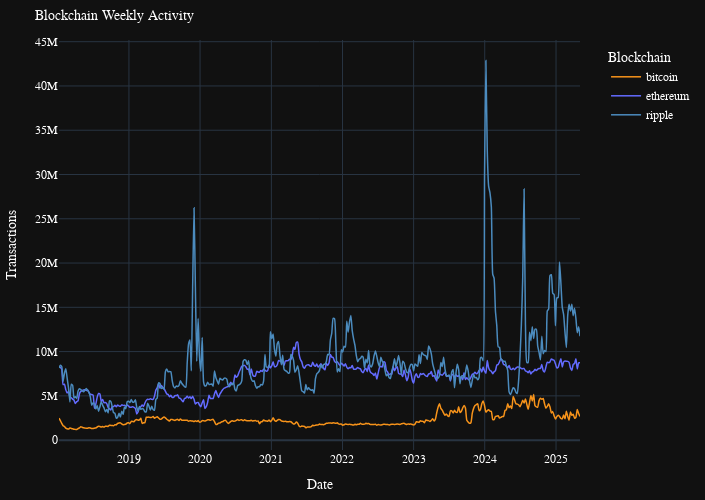

The notebook cell this image was saved under:
### Code cell
# Create the figure
fig1 = px.line(
    web3_tx,
    x='date',
    y='tx_count',
    color='chain',
    custom_data=['chain', 'tx_count'],
    title='Blockchain Weekly Activity',
    labels={
        'date': 'Date',
        'tx_count': 'Transactions',
        'chain': 'Blockchain',
    },
    color_discrete_map={
        'bitcoin': '#F7931A',  # Bitcoin Orange
        'ethereum': '#636BFF',  # Ethereum Blue
        'binance': '#F0B90B',  # Binance Yellow
        'ripple': '#4B8BBE',  # Ripple Blue
    },
    markers=False,
    line_shape='spline',
)

# Update traces to reduce marker size
fig1.update_traces(
    line=dict(width= 1.5, smoothing=0.5),
    hovertemplate="<b>%{customdata[0]}</b><br>" +
                  "Transactions: %{customdata[1]:,.0f}<br>" +
                  "<extra></extra>"
)

fig1.update_layout(
    template="plotly_dark",              # inherit base dark theme 
        hovermode="x unified",
         dragmode="pan",
        title=dict(font=dict(size=14, color='white'), xanchor="left"),
        font=dict(family="IBM Plex Sans", color="white"),
        legend=dict(yanchor="top", y=0.99, xanchor="left", x=1.05),
        margin=dict(l=10, r=10, t=40, b=10),
        yaxis=dict(title="Transactions"),
        height=500, width=705,
)

# Show the plot
fig1.show(config={
    'displayModeBar': True,
    'displaylogo': False,
    'modeBarButtonsToAdd': ['fullscreen']
})


# get the full HTML as a string, with Plotly.js from CDN
fig1html = fig1.to_html(include_plotlyjs="cdn", full_html=True)

# inject the Google Fonts link right after <head>
font_link = '<link href="https://fonts.googleapis.com/css2?family=IBM+Plex+Sans&display=swap" rel="stylesheet">'
fig1html = fig1html.replace("<head>", f"<head>\n    {font_link}")

# save the HTML to a file
with open("plots/html/blockchain_activity.html", "w") as f:
    f.write(fig1html)

### Figure 1 — Plotly figure (JSON) as saved in the notebook; plotly's stock layout.template omitted (floating-point values rounded to 4 significant figures; data arrays with more than 128 entries replaced by an {"elided": "..."} marker saying what was removed)
{"data": [{"customdata": {"elided": "383x2 mixed values"}, "hovertemplate": "<b>%{customdata[0]}</b><br>Transactions: %{customdata[1]:,.0f}<br><extra></extra>", "legendgroup": "bitcoin", "line": {"color": "#F7931A", "dash": "solid", "shape": "spline", "smoothing": 0.5, "width": 1.5}, "marker": {"symbol": "circle"}, "mode": "lines", "name": "bitcoin", "orientation": "v", "showlegend": true, "type": "scatter", "x": {"elided": "383 str values"}, "xaxis": "x", "y": {"elided": "383 int values"}, "yaxis": "y"}, {"customdata": {"elided": "383x2 mixed values"}, "hovertemplate": "<b>%{customdata[0]}</b><br>Transactions: %{customdata[1]:,.0f}<br><extra></extra>", "legendgroup": "ethereum", "line": {"color": "#636BFF", "dash": "solid", "shape": "spline", "smoothing": 0.5, "width": 1.5}, "marker": {"symbol": "circle"}, "mode": "lines", "name": "ethereum", "orientation": "v", "showlegend": true, "type": "scatter", "x": {"elided": "383 str values"}, "xaxis": "x", "y": {"elided": "383 int values"}, "yaxis": "y"}, {"customdata": {"elided": "383x2 mixed values"}, "hovertemplate": "<b>%{customdata[0]}</b><br>Transactions: %{customdata[1]:,.0f}<br><extra></extra>", "legendgroup": "ripple", "line": {"color": "#4B8BBE", "dash": "solid", "shape": "spline", "smoothing": 0.5, "width": 1.5}, "marker": {"symbol": "circle"}, "mode": "lines", "name": "ripple", "orientation": "v", "showlegend": true, "type": "scatter", "x": {"elided": "383 str values"}, "xaxis": "x", "y": {"elided": "383 int values"}, "yaxis": "y"}], "layout": {"dragmode": "pan", "font": {"color": "white", "family": "IBM Plex Sans"}, "height": 500, "hovermode": "x unified", "legend": {"title": {"text": "Blockchain"}, "tracegroupgap": 0, "x": 1.05, "xanchor": "left", "y": 0.99, "yanchor": "top"}, "margin": {"b": 10, "l": 10, "r": 10, "t": 40}, "title": {"font": {"color": "white", "size": 14}, "text": "Blockchain Weekly Activity", "xanchor": "left"}, "width": 705, "xaxis": {"anchor": "y", "domain": [0, 1], "title": {"text": "Date"}}, "yaxis": {"anchor": "x", "domain": [0, 1], "title": {"text": "Transactions"}}}}
